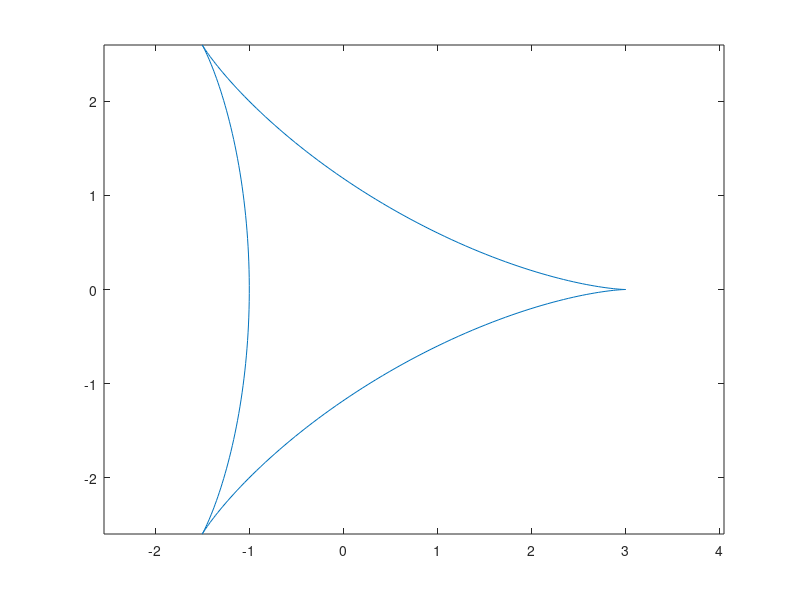

This chart was generated by the following MATLAB code:
t = linspace(0, 2 * pi, 300);
r = 1.0; k = 3.0;
x = r * (k - 1) * cos(t) + r * cos((k - 1) * t);
y = r * (k - 1) * sin(t) - r * sin((k - 1) * t);

plot(x, y);
axis equal;
